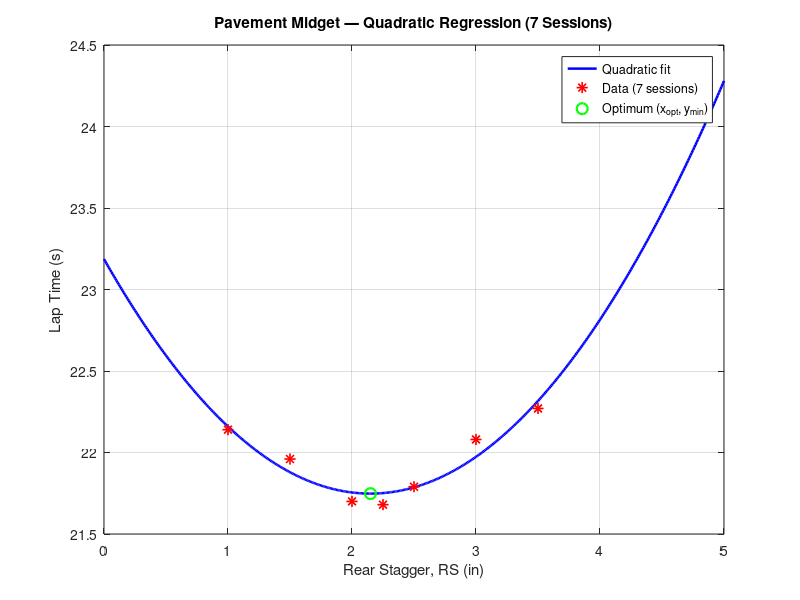

This figure's MATLAB source:
%% MSPE 298 Porject 2.2 pt2

clear; clc; close all;

% Given Data
x = [1.00; 2.00; 3.00; 1.50; 2.50; 3.50; 2.25];        %in
y = [22.14; 21.70; 22.08; 21.96; 21.79; 22.27; 21.68]; %s

% Vandermonde matrix
A = [ones(size(x)) x x.^2];

% Solve Via Moore-Penrose
b = pinv(A) * y;
b0 = b(1);
b1 = b(2);
b2 = b(3);

% Goodness of fit
yhat = A * b;
SS_res = sum((y - yhat).^2);
SS_tot = sum((y - mean(y)).^2);
R2 = 1 - SS_res/SS_tot;

n = numel(1);    % 7 points
p = 3;           % parameters: b0, b1, b2
R2_adj = 1 - (1 - R2) * (n - 1) / (n - p);

% Dense x-grid for smooth curve and optimum
xplt = (0.0:0.01:5.0).';
yhat_plt = b0 + b1*xplt + b2*xplt.^2;

% Vertex 
xopt = -b1/(2*b2);
yopt = b0 + b1*xopt + b2*xopt^2;

% Display results
fprintf('Part 2 — R^2:       %.5f\n', R2);
fprintf('Part 2 — R^2_adj:   %.5f\n', R2_adj);
fprintf('Part 2 — x_opt:     %.4f in\n', xopt);
fprintf('Part 2 — y_min:     %.4f s\n', yopt);

% Plot
figure('Color','w');
plot(xplt, yhat_plt, 'b-', 'LineWidth', 1.8); hold on;

% NOTE: The spec likely intends plotting *all* given data in red:
plot(x, y, 'r*', 'MarkerSize', 8, 'LineWidth', 1.2);

plot(xopt, yopt, 'go', 'MarkerSize', 8, 'LineWidth', 1.6);
grid on; box on;
xlabel('Rear Stagger, RS (in)');
ylabel('Lap Time (s)');
legend('Quadratic fit','Data (7 sessions)','Optimum (x_{opt}, y_{min})','Location','best');
title('Pavement Midget — Quadratic Regression (7 Sessions)');